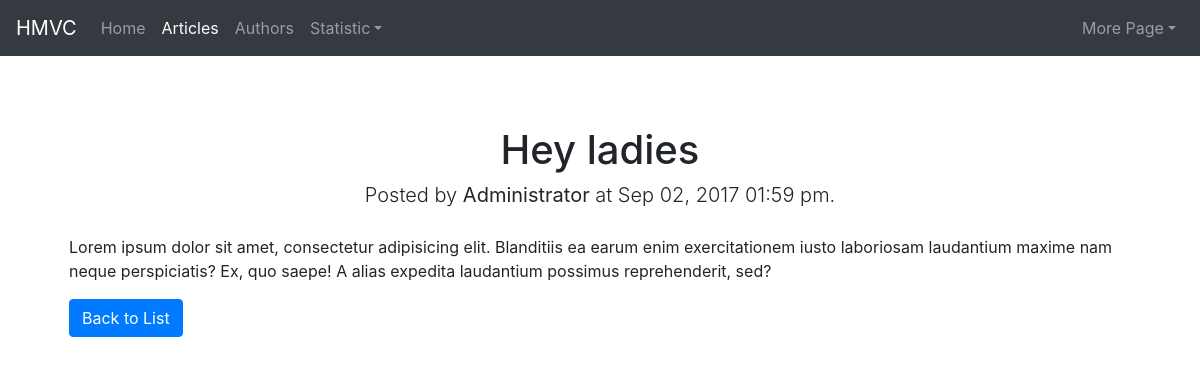
The page /article/view/hey-ladies on the database its author committed.
### tables this page shows
CREATE TABLE `articles` (
  `id` int(11) unsigned NOT NULL AUTO_INCREMENT,
  `title` varchar(200) NOT NULL,
  `slug` varchar(500) NOT NULL,
  `content` text NOT NULL,
  `author_id` int(11) unsigned NOT NULL,
  `created_at` timestamp NOT NULL DEFAULT CURRENT_TIMESTAMP,
  PRIMARY KEY (`id`),
  UNIQUE KEY `slug` (`slug`),
  KEY `fk_article_author` (`author_id`),
  CONSTRAINT `fk_article_author` FOREIGN KEY (`author_id`) REFERENCES `users` (`id`)
);

CREATE TABLE `users` (
  `id` int(11) unsigned NOT NULL AUTO_INCREMENT,
  `name` varchar(50) NOT NULL,
  `username` varchar(50) NOT NULL,
  `email` varchar(50) NOT NULL,
  `password` varchar(200) NOT NULL,
  `status` enum('PENDING','ACTIVATED','SUSPENDED') NOT NULL DEFAULT 'PENDING',
  `created_at` timestamp NOT NULL DEFAULT CURRENT_TIMESTAMP,
  PRIMARY KEY (`id`),
  UNIQUE KEY `username` (`username`),
  UNIQUE KEY `email` (`email`)
);

### application/modules/article/controllers/Article.php (called while the page is built, shortened)
<?php
class Article extends MX_Controller
{
    public function view($slug)
    {
        $this->load->model('Article_model', 'article');
        $article = $this->article->getArticleBySlug($slug);
        $this->load->view('template/layout', [
            'title' => $article['title'],
            'page' => 'view',
            'article' => $article
        ]);
    }
}

### index.php (called while the page is built, shortened)
<?php
require_once BASEPATH.'core/CodeIgniter.php';

### application/modules/article/models/Article_model.php (called while the page is built, shortened)
<?php
class Article_model extends CI_Model
{
    private function getArticleBaseQuery()
    {
        return $this->db
            ->select([
                'articles.*',
                'users.name AS author_name',
                'users.username AS author_username'
            ])
            ->from('articles')
            ->join('users', 'articles.author_id = users.id');
    }
    public function getArticleBySlug($slug)
    {
        return $this->getArticleBaseQuery()
            ->where(['slug' => $slug])->get()
            ->row_array();
    }
}

### application/modules/article/views/view.php (the view)
<div class="text-center section-title">
    <h1><?= $title ?></h1>
    <p class="lead">
        Posted by <strong><?= $article['author_name'] ?></strong> at
        <?= (new DateTime($article['created_at']))->format('M d, Y h:i a') ?>.
    </p>
</div>
<p>
    <?= $article['content'] ?>
</p>
<a href="<?= site_url('author') ?>" class="btn btn-primary">Back to List</a>

### assets/app/css/style.css (style rules this page uses)
body { padding-top: 5rem; }
.section-title { margin-bottom: 25px; }

### rows shown on the page
articles: author.name "Administrator", created_at "Sep 02, 2017 01:59 pm", content "Lorem ipsum dolor sit amet, consectetur adipisicing elit. Blanditiis ea earum enim exercitationem iusto laboriosam laudantium maxime nam neque perspiciatis? Ex, quo saepe! A alias expedita laudantium possimus reprehenderit, sed?"

### other values the page prints
$title "Hey ladies"
